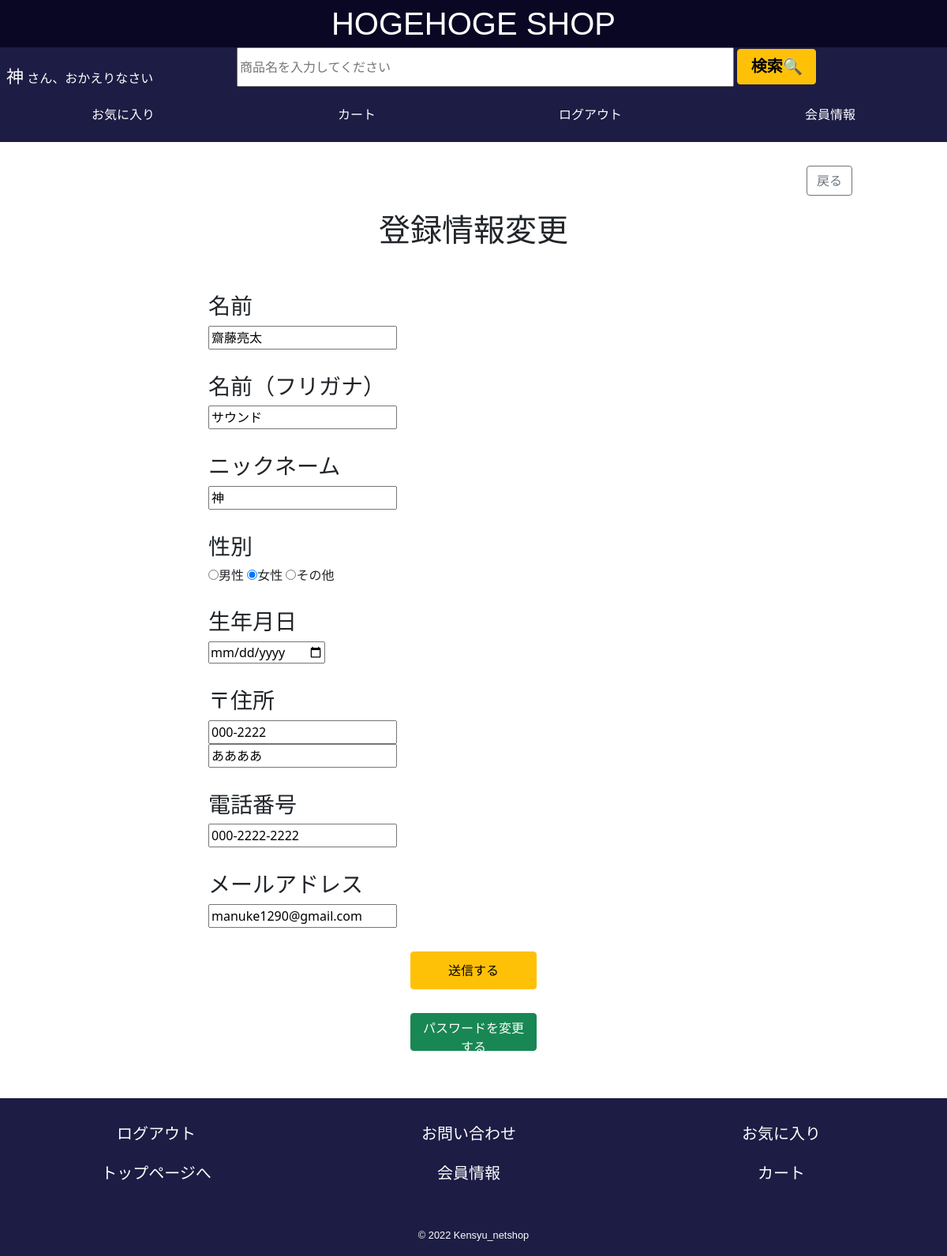
/kaiinjouhou/touroku_henkou.php (signed in), run on the app's committed database.
### tables this page shows
CREATE TABLE `users` (
  `id` int(11) NOT NULL COMMENT 'ユーザーID',
  `name` varchar(255) NOT NULL COMMENT 'ユーザー名',
  `name_kana` varchar(255) NOT NULL COMMENT 'ユーザー仮名',
  `nickname` varchar(255) NOT NULL COMMENT 'ニックネーム',
  `sex` int(11) DEFAULT NULL COMMENT '性別',
  `birthday` date DEFAULT NULL COMMENT '誕生日',
  `zipcode` varchar(255) NOT NULL COMMENT '郵便番号',
  `address` varchar(255) NOT NULL COMMENT '住所',
  `tell` varchar(20) NOT NULL COMMENT '電話番号',
  `email` varchar(255) NOT NULL COMMENT 'メールアドレス',
  `pass` varchar(255) NOT NULL COMMENT 'パスワード',
  `created` timestamp NOT NULL DEFAULT CURRENT_TIMESTAMP COMMENT '作成日',
  `updatetime` timestamp NOT NULL DEFAULT CURRENT_TIMESTAMP ON UPDATE CURRENT_TIMESTAMP COMMENT '更新日'
);

### kaiinjouhou/touroku_henkou.php (the view, shortened to what this page needs)
<?php
require('../library.php');
$form = [];
if (isset($_SESSION['id'])) {
    $id = $_SESSION['id'];
} else {
    header('Location: login.php');
    exit();
}
$db2 = dbconnect();
$sql = 'select id, name, name_kana, nickname, sex, birthday, zipcode, address, tell, email, pass from users where id=?';
$stmt = $db2->prepare($sql);
$stmt->bind_param("i", $id);
$success = $stmt->execute();
$stmt->bind_result($id, $name, $name_kana, $nickname, $sex, $birthday, $zipcode, $address, $tell, $email, $pass);
?>
<!DOCTYPE html>
<html lang="ja">
<head>
    <link href="https://cdn.jsdelivr.net/npm/bootstrap@5.0.2/dist/css/bootstrap.min.css" rel="stylesheet">
    <link rel="stylesheet" href="../style.css">
</head>
<body>
    <header>
        <?php header_inc(); ?>
    </header>
    <main class="kaiin-body">
    <div>
    <form action="kaiin_jouhou.php" method="get" class="text-end">
        <button type="submit" class="btn btn-outline-secondary btn-block">戻る</button>
    </form>
    </div>
    <div class="henkou-inp">
    <h1>登録情報変更</h1>
    <?php while ( $stmt->fetch() ): ?>
    <form action="" method="post">
        <div class="henkou-form">
        <h3>名前</h3>
        <?php if ($_SERVER['REQUEST_METHOD'] === 'POST') : ?>
            <input type="text" name="name" value="<?php echo h($form['name']); ?>">
        <?php else : ?>
            <input type="text" name="name" value="<?php echo h($name); ?>">
        <?php endif; ?>
        <h3>名前（フリガナ）</h3>
        <?php if ($_SERVER['REQUEST_METHOD'] === 'POST') : ?>
            <input type="text" name="name_kana" value="<?php echo h($form['name_kana']); ?>">
        <?php else : ?>
            <input type="text" name="name_kana" value="<?php echo h($name_kana); ?>">
        <? endif; ?>
        <h3>ニックネーム</h3>
        <?php if ($_SERVER['REQUEST_METHOD'] === 'POST') : ?>
            <input type="text" name="nickname" value="<?php echo h($form['nickname']); ?>">
        <?php else : ?>
            <input type="text" name="nickname" value="<?php echo h($nickname); ?>">
        <? endif; ?>
        <div>
        <h3>性別</h3>
        <?php if ($_SERVER['REQUEST_METHOD'] === 'POST') : ?>
            <?php if ($form['sex'] == 1) : ?>
                <input type="radio" name="sex" id="man" value="1" checked><label for="man">男性</label>
                <input type="radio" name="sex"id="woman" value="2"><label for="woman">女性</label>
                <input type="radio" name="sex"id="others" value="3"><label for="others">その他</ label>
            <?php endif; ?>
            <?php if ($form['sex'] == 2) : ?>
                <input type="radio" name="sex" id="man" value="1"><label for="man">男性</label>
                <input type="radio" name="sex" id="woman" value="2" checked><label for="woman">女性</label>
                <input type="radio" name="sex" id="others" value="3"><label for="others">その他</label>
            <?php endif; ?>
            <?php if ($form['sex'] == 3) : ?>
                <input type="radio" name="sex" id="man" value="1"><label for="man">男性</label>
                <input type="radio" name="sex" id="woman" value="2"><label for="woman">女性</label>
                <input type="radio" name="sex" id="others" value="3" checked><label for="others">その他</label>
            <?php endif; ?>
        <?php else : ?>
            <?php if ($sex == 2) : ?>
                <input type="radio" name="sex" id="man" value="1"><label for="man">男性</label>
                <input type="radio" name="sex" id="woman" value="2" checked><label for="woman">女性</label>
                <input type="radio" name="sex" id="others" value="3"><label for="others">その他</label>
            <?php endif; ?>
        <?php endif; ?>
        </div>
        <div>
        <h3>生年月日</h3>
        <?php if ($_SERVER['REQUEST_METHOD'] === 'POST') : ?>
            <input type="date" name="birthday" value="<?php echo h($form['birthday']); ?>">
        <?php else : ?>
            <input type="date" name="birthday" value="<?php echo h($birthday); ?>">
        <? endif; ?>
        </div>
        <h3>〒住所</h3>
        <div>
            <?php if ($_SERVER['REQUEST_METHOD'] === 'POST') : ?>
                <input type="text" name="zipcode" value="<?php echo $form['zipcode']; ?>">
            <?php else : ?>
                <input type="text" name="zipcode" value="<?php echo $zipcode; ?>"><br>
            <? endif; ?>
        </div>
        <div>
            <?php if ($_SERVER['REQUEST_METHOD'] === 'POST') : ?>
                <input type="text" name="address" value="<?php echo h($form['address']); ?>">
            <?php else : ?>
                <input type="text" name="address" value="<?php echo h($address); ?>">
            <? endif; ?>
        </div>
        <h3>電話番号</h3>
        <?php if ($_SERVER['REQUEST_METHOD'] === 'POST') : ?>
            <input type="text" name="tell" value="<?php echo h($form['tell']); ?>">
        <?php else : ?>
            <input type="text" name="tell" value="<?php echo $tell; ?>">
        <? endif; ?>
        <h3>メールアドレス</h3>
        <?php if ($_SERVER['REQUEST_METHOD'] === 'POST') : ?>
            <input type="text" name="email" value="<?php echo h($form['email']); ?>">
        <?php else : ?>
            <input type="text" name="email" value="<?php echo h($email); ?>">
        <? endif; ?>
    </div>
        <div class="btn-sub">
            <button type="submit" name="info" class="btn btn-warning">送信する</button>
        </div>
    </form>
    </div>
    <?php endwhile; ?>
    <form action="pass_henkou.php" method="post">
        <div class="btn-sub">
            <button type="hidden" class="btn btn-success" name="pass" value="<?php echo h($pass); ?>">パスワードを変更する</button>
        </div>
    </form>
    </main>
    <footer>
    </footer>
</body>
</html>

### head/header_logout.php (shortened to what this page needs)
<?php
global $user_name;
global $search;
$db = dbconnect();
$userid = $_SESSION['id'];
$sql1 ='select * from users where id='.$userid.'';
$stmt1 = $db->query($sql1);
while($rec1 =$stmt1->fetch_assoc()){
  $user_name = $rec1["nickname"];
}
if (isset($_GET['search'])) {
    $search = h($_GET['search']);
    $search_value = $search;
    $db = dbconnect();
    $sc = "where name LIKE '%$search%'";
} else {
    $search = '';
}
?>
<div class="title_header">
    <h1 class="title"><a href="../top/top.php">HOGEHOGE SHOP</a></h1>
</div>
<div class="header_list">
    <div class="serch">
        <div class="header-message">
            <div class="header-message-left">
                <p><span><?php echo $user_name; ?></span>&nbsp;さん、おかえりなさい</p>
            </div>
            <div class="header-message-right">
                <form action="../top/top.php" method="get">
                    <?php if (isset($_GET['search'])) : ?>
                        <input type="text" class="text_box" name="search" value="<?php echo $search ?>">
                    <?php else : ?>
                        <input type="text" class="text_box" name="search" placeholder="商品名を入力してください">
                    <?php endif; ?>
                        <button type="submit" class="btn btn-warning" id="serch_button">検索🔍</button>
                    </div>
            </div>
        </div>
        <div class="header-link">
            <p><a href="../favo/favorite.php">お気に入り</a></p>
            <p><a href="../top/cart.php">カート</a></p>
            <p><a href="../login/logout.php">ログアウト</a></p>
            <p><a href="../kaiinjouhou/kaiin_jouhou.php">会員情報</a></p>
        </div>
    </div>

### style.css (style rules this page uses)
html { font-size: 100%; }
main { flex: 1; }
h1 { font-family: Arial, Helvetica, sans-serif; margin:20px auto 20px; }
p { margin:20px auto 0px; }
a { text-decoration: none; }
body { display: flex; flex-flow: column; min-height: 100vh; }
footer { margin-top: 30px; }
.title_header { display: flex; width: 100%; height: 60px; background-color: rgb(10, 7, 36); align-items: center; }
.title a { color: rgb(255, 255, 255); }
.text_box { width: 70%; height: 50px; }
#serch_button { width:100px; height: 45px; margin-bottom: 5px; font-weight: bold; font-size: 1.25rem; }
@media screen and (min-width: 960px) { .header-message { display: flex; } }
.header-message p { color: white; text-align: left; margin-left: 0.5em; }
.header-message span { font-size: 22px; }
.header-message-left { flex: 1; }
.header-message-right { flex: 3; }
.header-link { display: flex; }
.header-link a { color: white; }
.header_list { width: 100%; height: 120px; background-color: rgb(29, 28, 68); }
footer { background-color: rgb(29, 28, 68); width: 100%; height: 200px; }
.henkou-inp h1 { text-align: center; }
.kaiin-body h1 { text-align: center; margin-bottom: 55px; }
.henkou-form { width: 50vw; margin-left : 12vw; }
.henkou-inp h3 { margin-top: 30px; }
.btn-sub { text-align: center; margin-top: 30px; }
.btn-sub button { width: 10em; height: 3em; }
.kaiin-body { margin: 80px; }
@media screen and (min-width: 768px) { .kaiin-body { max-width: 960px; margin: 30px auto; width: 100%; } }

### data on the page
users: nickname "神", name "齋藤亮太", name_kana "サウンド", zipcode "000-2222", address "ああああ", tell "000-2222-2222", email "manuke1290@gmail.com"
